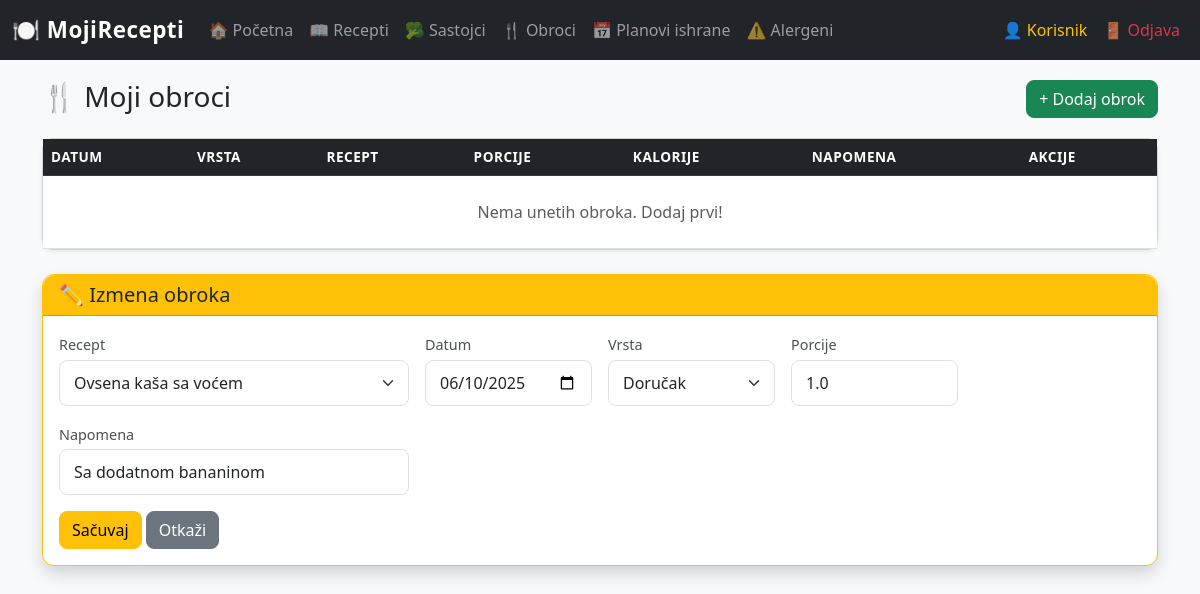
The page /obroci.php?izmeni=1 (signed in) on the database its author committed.
### tables this page shows
CREATE TABLE IF NOT EXISTS Obroci (
    ObrokID INT AUTO_INCREMENT PRIMARY KEY,
    KorisnikID INT,
    ReceptID INT,
    DatumObroka DATE NOT NULL,
    VrstaObroka VARCHAR(50),                 
    BrojPorcija DECIMAL(4,1) DEFAULT 1,
    Napomena TEXT,
    FOREIGN KEY (KorisnikID) REFERENCES Korisnici(KorisnikID) ON DELETE CASCADE,
    FOREIGN KEY (ReceptID) REFERENCES Recepti(ReceptID) ON DELETE SET NULL
);

CREATE TABLE IF NOT EXISTS Recepti (
    ReceptID INT AUTO_INCREMENT PRIMARY KEY,
    KorisnikID INT,                           
    Naziv VARCHAR(200) NOT NULL,
    Opis TEXT,
    VremePripreme INT DEFAULT 0,               
    VremePecenja INT DEFAULT 0,              
    BrojPorcija INT DEFAULT 1,
    Kategorija VARCHAR(100),                 
    Tezina VARCHAR(50),                      
    Slika VARCHAR(255) DEFAULT 'default.jpg',
    DatumDodavanja DATETIME DEFAULT CURRENT_TIMESTAMP,
    FOREIGN KEY (KorisnikID) REFERENCES Korisnici(KorisnikID) ON DELETE SET NULL
);

### php/klase/Baza.php (called while the page is built, shortened)
<?php
class Baza {
    private static ?Baza $instanca = null;
    private mysqli $konekcija;
    private function __construct() {
        $host     = 'localhost';
        $korisnik = 'root';
        $sifra    = '';
        $baza     = 'recepti_app';
        $this->konekcija = new mysqli($host, $korisnik, $sifra, $baza);
        $this->konekcija->set_charset('utf8mb4');
    }
    public static function getInstanca(): Baza {
        if (self::$instanca === null) {
            self::$instanca = new Baza();
        }
        return self::$instanca;
    }
    public function query(string $sql): mysqli_result|bool {
        return $this->konekcija->query($sql);
    }
    public function imaKolonu(string $tabela, string $kolona): bool {
        $stmt = $this->konekcija->prepare(
            "SELECT 1 FROM information_schema.columns WHERE table_schema = DATABASE() AND table_name = ? AND column_name = ? LIMIT 1"
        );
        if (!$stmt) {
            return false;
        }
        $stmt->bind_param('ss', $tabela, $kolona);
        $stmt->execute();
        $stmt->store_result();
        $exists = $stmt->num_rows > 0;
        $stmt->close();
        return $exists;
    }}

### php/klase/EntitetBaze.php (called while the page is built, shortened)
<?php
require_once __DIR__ . '/Baza.php';
abstract class EntitetBaze implements ICrud {
    protected Baza $baza;
    protected string $tabela;
    protected string $primarniKljuc;
    public function __construct() {
        $this->baza = Baza::getInstanca();
    }
    public function citaj($id = null): array {
        if ($id !== null) {
            $id = (int)$id;
            $rez = $this->baza->query("SELECT * FROM {$this->tabela} WHERE {$this->primarniKljuc} = $id");
        } else {
            $rez = $this->baza->query("SELECT * FROM {$this->tabela}");
        }
        $podaci = [];
        while ($red = $rez->fetch_assoc()) {
            $podaci[] = $red;
        }
        return $podaci;
    }
}

### php/klase/Entiteti.php (called while the page is built, shortened)
<?php
require_once __DIR__ . '/EntitetBaze.php';
class Obrok extends EntitetBaze {
    public function __construct() {
        $this->tabela        = 'Obroci';
        $this->primarniKljuc = 'ObrokID';
    }
}

### php/klase/Recept.php (called while the page is built, shortened)
<?php
require_once __DIR__ . '/EntitetBaze.php';
class Recept extends EntitetBaze {
    public function citajSaAutorom(): array {
        $rez = $this->baza->query(
            "SELECT r.*, k.Ime, k.Prezime FROM Recepti r
             LEFT JOIN Korisnici k ON r.KorisnikID = k.KorisnikID
             ORDER BY r.DatumDodavanja DESC"
        );
        $podaci = [];
        while ($red = $rez->fetch_assoc()) $podaci[] = $red;
        return $podaci;
    }
}

### obroci.php (the view, shortened to what this page needs)
<?php
require_once 'php/klase/Recept.php';
require_once 'php/klase/Entiteti.php';
$obrok    = new Obrok();
$recept   = new Recept();
$korisnikId = (int)$_SESSION['korisnik_id'];
$svi      = $obrok->citajZaKorisnika($korisnikId);
$sviRec   = $recept->citajSaAutorom();
$zaIzmenu = null;
if (isset($_GET['izmeni'])) {
    $lista    = $obrok->citaj((int)$_GET['izmeni']);
    $zaIzmenu = $lista[0] ?? null;
}
?>
<!DOCTYPE html>
<html lang="sr">
<head>
    <link href="https://cdn.jsdelivr.net/npm/bootstrap@5.3.0/dist/css/bootstrap.min.css" rel="stylesheet">
    <link rel="stylesheet" href="css/style.css">
</head>
<body class="bg-light">
<?php include 'php/navbar.php'; ?>
<div class="container" style="margin-top:80px;">
    <div class="row mb-3">
        <div class="col"><h3>🍴 Moji obroci</h3></div>
        <div class="col-auto">
            <button class="btn btn-success" data-bs-toggle="modal" data-bs-target="#modalDodaj">+ Dodaj obrok</button>
        </div>
    </div>
    <div class="card shadow-sm mb-4">
        <div class="card-body p-0">
            <div class="table-responsive">
                <table class="table table-hover mb-0">
                    <thead class="table-dark">
                        <tr>
                            <th>Datum</th>
                            <th>Vrsta</th>
                            <th>Recept</th>
                            <th>Porcije</th>
                            <th>Kalorije</th>
                            <th>Napomena</th>
                            <th>Akcije</th>
                        </tr>
                    </thead>
                    <tbody>
                        <?php if (empty($svi)): ?>
                        <tr><td colspan="7" class="text-center text-muted py-4">Nema unetih obroka. Dodaj prvi!</td></tr>
                        <?php endif; ?>
                    </tbody>
                </table>
            </div>
        </div>
    </div>
    <?php if ($zaIzmenu): ?>
    <div id="editSection" class="card border-warning shadow">
        <div class="card-header bg-warning"><h5 class="mb-0">✏️ Izmena obroka</h5></div>
        <div class="card-body">
            <form action="php/akcije.php?akcija=azuriraj&tip=obrok&id=<?= $zaIzmenu['ObrokID'] ?>" method="post">
                <div class="row g-3">
                    <div class="col-md-4">
                        <label class="form-label">Recept</label>
                        <select name="recept_id" class="form-select">
                            <?php foreach ($sviRec as $r): ?>
                            <option value="<?= $r['ReceptID'] ?>" <?= $zaIzmenu['ReceptID']==$r['ReceptID']?'selected':'' ?>>
                                <?= htmlspecialchars($r['Naziv']) ?>
                            </option>
                            <?php endforeach; ?>
                        </select>
                    </div>
                    <div class="col-md-2">
                        <label class="form-label">Datum</label>
                        <input type="date" name="datum" class="form-control" value="<?= $zaIzmenu['DatumObroka'] ?>">
                    </div>
                    <div class="col-md-2">
                        <label class="form-label">Vrsta</label>
                        <select name="vrsta" class="form-select">
                            <?php foreach (['doručak','ručak','večera','užina'] as $v): ?>
                            <option value="<?= $v ?>" <?= $zaIzmenu['VrstaObroka']===$v?'selected':'' ?>><?= ucfirst($v) ?></option>
                            <?php endforeach; ?>
                        </select>
                    </div>
                    <div class="col-md-2">
                        <label class="form-label">Porcije</label>
                        <input type="number" step="0.5" min="0.5" name="porcije" class="form-control" value="<?= $zaIzmenu['BrojPorcija'] ?>">
                    </div>
                    <div class="col-md-4">
                        <label class="form-label">Napomena</label>
                        <input type="text" name="napomena" class="form-control" value="<?= htmlspecialchars($zaIzmenu['Napomena'] ?? '') ?>">
                    </div>
                </div>
                <div class="mt-3">
                    <button type="submit" class="btn btn-warning">Sačuvaj</button>
                    <a href="obroci.php" class="btn btn-secondary">Otkaži</a>
                </div>
            </form>
        </div>
    </div>
    <?php endif; ?>
</div>
</body>
</html>

### css/style.css (style rules this page uses)
body { font-family: "Segoe UI", Tahoma, Geneva, Verdana, sans-serif; }
.card { border-radius: 12px; transition: transform 0.2s ease, box-shadow 0.2s ease; }
.card-header { border-radius: 12px 12px 0 0 !important; }
.table th { font-weight: 600; font-size: 0.85rem; text-transform: uppercase; letter-spacing: 0.5px; }
.table td { vertical-align: middle; }
.btn { border-radius: 8px; font-weight: 500; }
.form-control, .form-select { border-radius: 8px; border: 1px solid #dee2e6; padding: 10px 14px; }
.form-label { font-weight: 500; font-size: 0.9rem; margin-bottom: 4px; color: #495057; }

### rows shown on the page
obroci: recept_id "Ovsena kaša sa voćem", datum "06/10/2025", vrsta "Doručak", porcije "1.0", napomena "Sa dodatnom bananinom"

### other values the page prints
$imePrezime "Korisnik"
